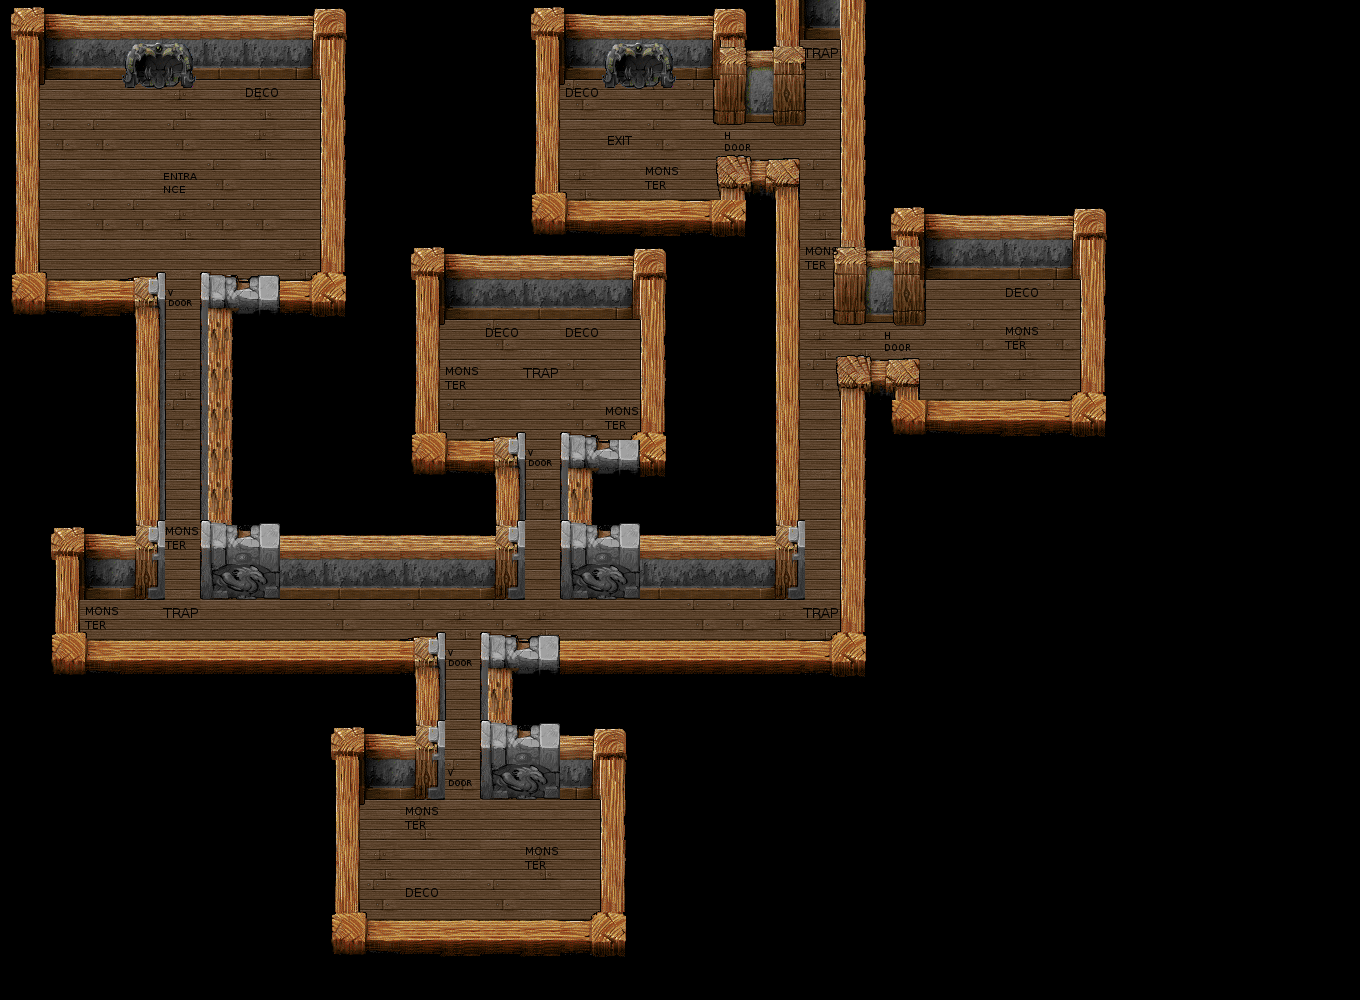

A level layout from a 2D game, rendered from its tile map. Below: a short description, then the map file with tile-grid data replaced by summaries:
An orthogonal 34x25 tile map with 40x40 px tiles, 4 tile layers (fog, ground, walls, objects).

<map version="1.0" orientation="orthogonal" width="34" height="25" tilewidth="40" tileheight="40">
 <tileset firstgid="1" name="tileset2" tilewidth="40" tileheight="40">
  <image source="tileset.png" width="600" height="280" />
  <tile id="0">
   <properties>
    <property name="DUNGEON_FLOOR" value="1" />
   </properties>
  </tile>
  <tile id="1">
   <properties>
    <property name="DUNGEON_FLOOR" value="1" />
   </properties>
  </tile>
  <tile id="2">
   <properties>
    <property name="DUNGEON_FLOOR" value="1" />
   </properties>
  </tile>
  <tile id="3">
   <properties>
    <property name="DUNGEON_FLOOR" value="1" />
   </properties>
  </tile>
  <tile id="4">
   <properties>
    <property name="DUNGEON_FLOOR" value="1" />
   </properties>
  </tile>
  <tile id="5">
   <properties>
    <property name="DUNGEON_FLOOR" value="1" />
   </properties>
  </tile>
  <tile id="22">
   <properties>
    <property name="DOOR" value="1" />
   </properties>
  </tile>
  <tile id="52">
   <properties>
    <property name="DOOR" value="1" />
   </properties>
  </tile>
  <tile id="71">
   <properties>
    <property name="DOOR" value="1" />
   </properties>
  </tile>
  <tile id="72">
   <properties>
    <property name="DOOR" value="1" />
   </properties>
  </tile>
  <tile id="73">
   <properties>
    <property name="ENTRANCE" value="" />
   </properties>
  </tile>
  <tile id="74">
   <properties>
    <property name="EXIT" value="" />
   </properties>
  </tile>
  <tile id="84">
   <properties>
    <property name="DUNGEON_FLOOR" value="1" />
   </properties>
  </tile>
  <tile id="85">
   <properties>
    <property name="DUNGEON_FLOOR" value="1" />
   </properties>
  </tile>
  <tile id="86">
   <properties>
    <property name="DUNGEON_FLOOR" value="1" />
   </properties>
  </tile>
  <tile id="87">
   <properties>
    <property name="BOSS" value="1" />
   </properties>
  </tile>
  <tile id="88">
   <properties>
    <property name="DOOR" value="0" />
   </properties>
  </tile>
  <tile id="89">
   <properties>
    <property name="DOOR" value="1" />
   </properties>
  </tile>
  <tile id="99">
   <properties>
    <property name="DUNGEON_FLOOR" value="1" />
   </properties>
  </tile>
  <tile id="100">
   <properties>
    <property name="DUNGEON_FLOOR" value="1" />
   </properties>
  </tile>
  <tile id="101">
   <properties>
    <property name="RELIC" value="1" />
   </properties>
  </tile>
  <tile id="102">
   <properties>
    <property name="MONSTER" value="1" />
   </properties>
  </tile>
  <tile id="103">
   <properties>
    <property name="TRAP" value="" />
   </properties>
  </tile>
  <tile id="104">
   <properties>
    <property name="DECO" value="" />
   </properties>
  </tile>
 </tileset>
 <layer name="fog" width="34" height="25">
  <data>[850 cells, 850 non-empty, 1 distinct tile ids]</data>
 </layer>
 <layer name="ground" width="34" height="25">
  <data>[850 cells, 850 non-empty, 7 distinct tile ids]</data>
 </layer>
 <layer name="walls" width="34" height="25">
  <data>[850 cells, 850 non-empty, 76 distinct tile ids]</data>
 </layer>
 <layer name="objects" width="34" height="25">
  <data>[850 cells, 850 non-empty, 8 distinct tile ids]</data>
 </layer>
</map>
